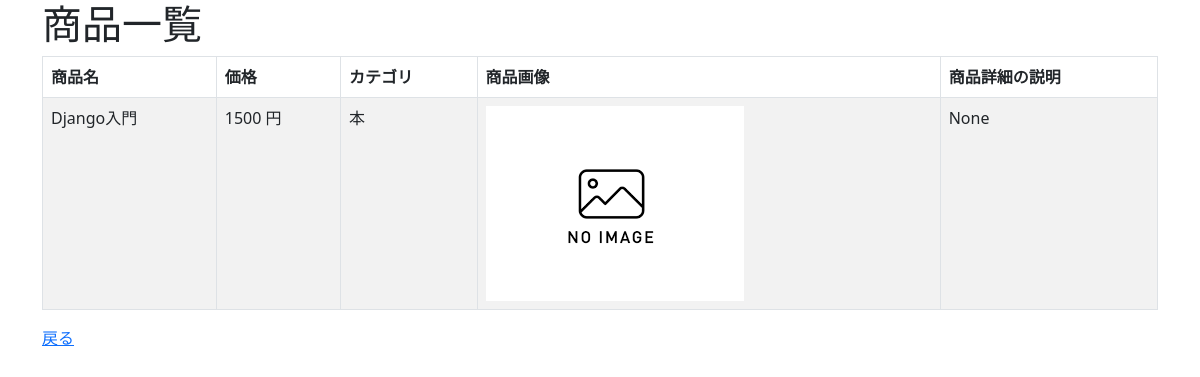
The app's page /crud/detail/1 with its own data.
### crud/models.py (models this page shows, shortened)
class Product(models.Model):
    name = models.CharField(max_length=200)
    price = models.PositiveIntegerField()
    category = models.ForeignKey(Category, on_delete=models.CASCADE)
    img = models.ImageField(blank=True, default='noImage.png')
    explanation = models.TextField(blank= True, null=True)

class Category(models.Model):
    name = models.CharField(max_length=200)
    def __str__(self):
        return self.name

### crud/views.py (the view)
# urls.py: path('crud/detail/<int:pk>', views.ProductDetailView.as_view(), name="detail"),
class ProductDetailView(DetailView):
    model = Product

### crud/templates/crud/product_detail.html (shortened to what this page needs)
{% extends "base.html" %}
{% load bootstrap %}
{% block content %}
<h1>商品一覧</h1>
<table class="table table-striped table-hover table-bordered">
    <thead>
        <tr>
            <th>商品名</th>
            <th>価格</th>
            <th>カテゴリ</th>
            <th>商品画像</th>
            <th>商品詳細の説明</th>
        </tr>
    </thead>
    <tr>
        <td>{{ object.name }}</td>
        <td>{{ object.price }} 円</td>
        <td>{{ object.category }}</td>
        <td><img src="{{ object.img.url }}" style="width:100px height:auto;"></td>
        <td>{{ object.explanation }}</td>
    </tr>
</table>
<a href="{% url 'list' %}">戻る</a>
{% endblock %}

### records on screen
Product: name "Django入門", price "1500", category "本", img (placeholder picture), explanation "None"
